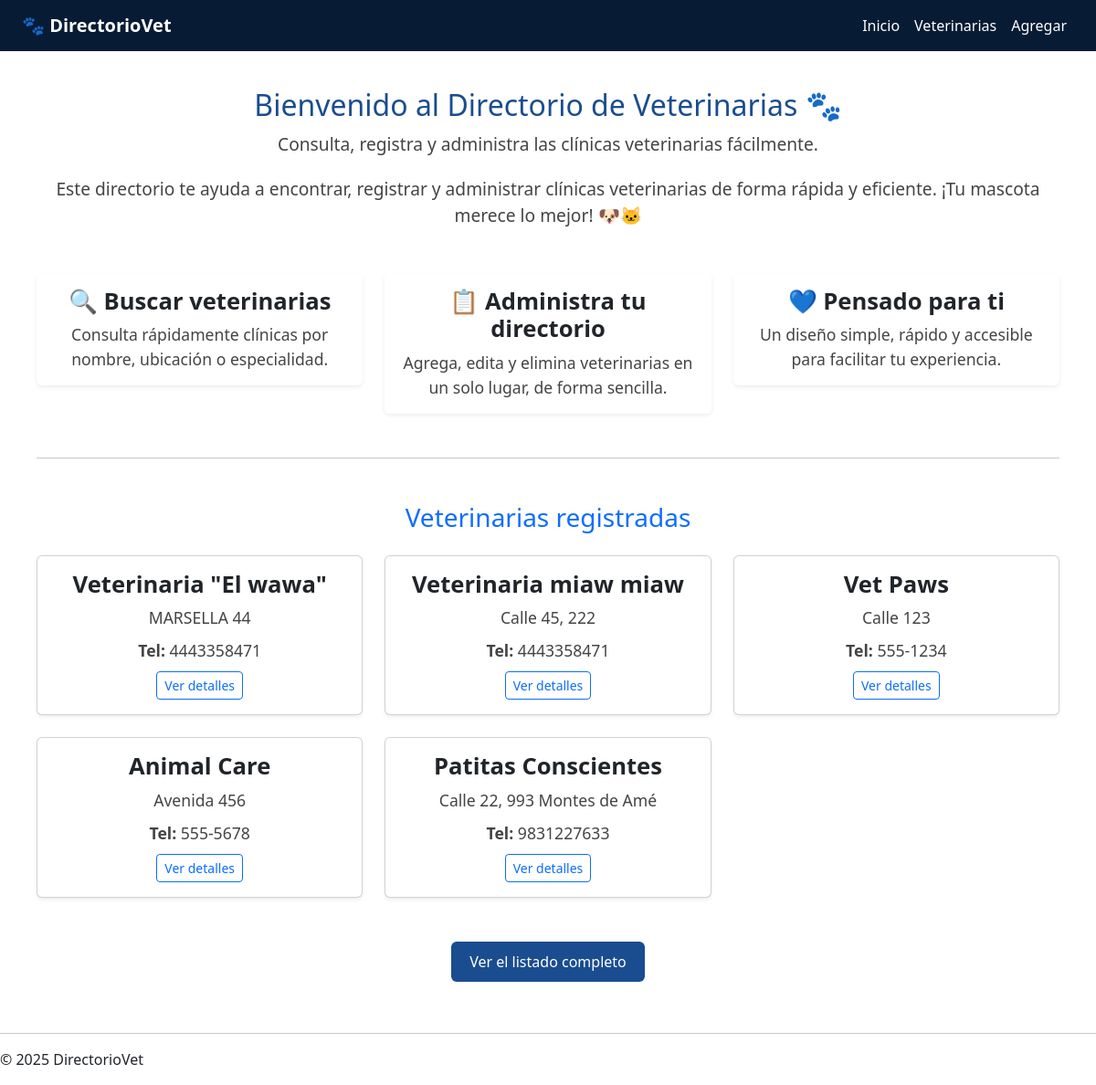
The page / on the database its author committed.
### veterinarias/models.py (models this page shows, shortened)
class Veterinaria(models.Model):
    nombre = models.CharField(max_length=255)
    direccion = models.TextField()
    telefono = models.CharField(max_length=20)
    email = models.EmailField()
    horario = models.CharField(max_length=255)
    admite_emergencias = models.BooleanField(default=False)
    SERVICIOS_OPCIONES = (
        ('spa', 'Spa'),
        ('consulta', 'Consulta veterinaria'),
        ('cirugia', 'Cirugía'),
        ('farmacia', 'Farmacia'),
        ('accesorios', 'Venta de accesorios'),
        ('comida', 'Venta de comida'),
        ('domicilio', 'Servicio a domicilio'),
        ('pension', 'Pensión'),
        ('esterilizacion', 'Esterilización'),
    )
    servicios = MultiSelectField(choices=SERVICIOS_OPCIONES, blank=True)

### veterinarias/views.py (the view)
# urls.py: 2. Add a URL to urlpatterns:  path('', views.home, name='home')
def home(request):
    veterinarias = Veterinaria.objects.all()  # Obtiene todas las veterinarias
    return render(request, 'veterinarias/home.html', {'veterinarias': veterinarias})

### veterinarias/templates/veterinarias/home.html (shortened to what this page needs)
{% extends 'veterinarias/base.html' %}
{% load static %}
{% block content %}
<section class="inicio">
    <h2>Bienvenido al Directorio de Veterinarias 🐾</h2>
    <p>Consulta, registra y administra las clínicas veterinarias fácilmente.</p>
    <p class="lead text-center">
        Este directorio te ayuda a encontrar, registrar y administrar clínicas veterinarias de forma rápida y eficiente. ¡Tu mascota merece lo mejor! 🐶🐱
    </p>
    <div class="row text-center mt-5">
        <div class="col-md-4">
            <div class="card border-0 shadow-sm">
                <div class="card-body">
                    <h5 class="card-title">🔍 Buscar veterinarias</h5>
                    <p class="card-text">Consulta rápidamente clínicas por nombre, ubicación o especialidad.</p>
                </div>
            </div>
        </div>
        <div class="col-md-4">
            <div class="card border-0 shadow-sm">
                <div class="card-body">
                    <h5 class="card-title">📋 Administra tu directorio</h5>
                    <p class="card-text">Agrega, edita y elimina veterinarias en un solo lugar, de forma sencilla.</p>
                </div>
            </div>
        </div>
        <div class="col-md-4">
            <div class="card border-0 shadow-sm">
                <div class="card-body">
                    <h5 class="card-title">💙 Pensado para ti</h5>
                    <p class="card-text">Un diseño simple, rápido y accesible para facilitar tu experiencia.</p>
                </div>
            </div>
        </div>
    </div>
    <hr class="my-5">
<h3 class="text-center text-primary mb-4">Veterinarias registradas</h3>
<div class="row">
    {% for vet in veterinarias %}
        <div class="col-md-4 mb-4">
            <div class="card h-100 shadow-sm">
                <div class="card-body">
                    <h5 class="card-title">{{ vet.nombre }}</h5>
                    <p class="card-text">{{ vet.direccion }}</p>
                    <p class="card-text"><strong>Tel:</strong> {{ vet.telefono }}</p>
                    <a href="{% url 'detalle_veterinaria' vet.pk %}" class="btn btn-outline-primary btn-sm">Ver detalles</a>
                </div>
            </div>
        </div>
    {% empty %}
        <p class="text-center">No hay veterinarias registradas aún.</p>
    {% endfor %}
</div>
<div class="text-center mt-4 ">
    <a class= "btn-ver-listado" href="{% url 'lista_veterinarias' %}" class="btn btn-primary btn-lg mt-4">Ver el  listado completo</a>
</div>
</section>
{% endblock %}

### veterinarias/static/veterinarias/css/styles.css (style rules this page uses)
.inicio { background-color: #ffffff; padding: 40px; text-align: center; }
.inicio h2 { color: #1a4d8f; margin-bottom: 10px; }
.inicio p { font-size: 1.2rem; color: #444; margin-bottom: 20px; }
.btn-ver-listado { display: inline-block; padding: 10px 20px; background-color: #1a4d8f; color: white; text-decoration: none; border-radius: 6px; transition: background-color 0.3s ease; }
.card { border-radius: 10px; transition: transform 0.2s ease; }
.card-title { color: #1a4d8f; }
.card-title { font-size: 1.6rem; font-weight: 600; }
.card-body p { font-size: 1rem; margin-bottom: 0.6rem; }
.card p { font-size: 1.1rem; }

### rows shown on the page
Veterinaria: nombre "Veterinaria \"El wawa\"", direccion "MARSELLA 44", telefono "4443358471"
Veterinaria: nombre "Veterinaria miaw miaw", direccion "Calle 45, 222", telefono "4443358471"
Veterinaria: nombre "Vet Paws", direccion "Calle 123", telefono "555-1234"
Veterinaria: nombre "Animal Care", direccion "Avenida 456", telefono "555-5678"
Veterinaria: nombre "Patitas Conscientes", direccion "Calle 22, 993 Montes de Amé", telefono "9831227633"
